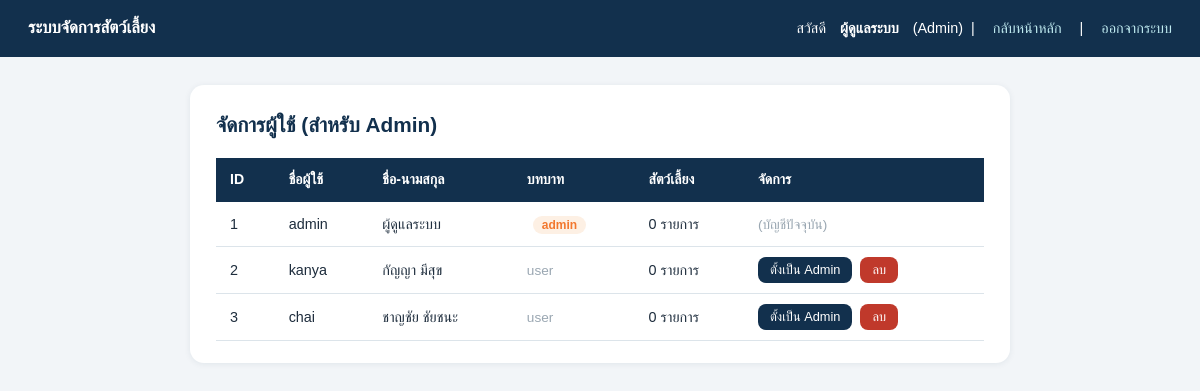
/admin.php (signed in), run on the app's committed database.
### tables this page shows
CREATE TABLE `users` (
    `id` INT AUTO_INCREMENT PRIMARY KEY,
    `username` VARCHAR(50) NOT NULL UNIQUE,
    `password_hash` VARCHAR(255) NOT NULL,
    `full_name` VARCHAR(100) NOT NULL,
    `role` ENUM('user', 'admin') DEFAULT 'user',
    `created_at` TIMESTAMP DEFAULT CURRENT_TIMESTAMP
);

### helpers.php (called while the page is built, shortened)
<?php
function e($str) {
    return htmlspecialchars($str ?? '', ENT_QUOTES, 'UTF-8');
}
function current_user_id() {
    return $_SESSION['user_id'] ?? null;
}

### admin.php (the view, shortened to what this page needs)
<?php
require __DIR__ . '/helpers.php';
require __DIR__ . '/db.php';
$sql = "SELECT users.*, COUNT(pets.id) AS pet_count
        FROM users
        LEFT JOIN pets ON users.id = pets.owner_id
        GROUP BY users.id
        ORDER BY users.id ASC";
$result = $conn->query($sql);
$users = $result->fetch_all(MYSQLI_ASSOC);
?>
<!DOCTYPE html>
<html lang="th">
<head>
<link rel="stylesheet" href="style.css">
</head>
<body>
<div class="navbar">
  <div class="brand">ระบบจัดการสัตว์เลี้ยง</div>
  <div class="user-info">
    สวัสดี <b><?= e($_SESSION['full_name'] ?? '') ?></b> (Admin)
    &nbsp;|&nbsp; <a href="index.php">กลับหน้าหลัก</a>
    &nbsp;|&nbsp; <a href="logout.php">ออกจากระบบ</a>
  </div>
</div>
<div class="container">
  <div class="card">
    <h1>จัดการผู้ใช้ (สำหรับ Admin)</h1>
    <table>
      <thead>
        <tr>
          <th>ID</th>
          <th>ชื่อผู้ใช้</th>
          <th>ชื่อ-นามสกุล</th>
          <th>บทบาท</th>
          <th>สัตว์เลี้ยง</th>
          <th>จัดการ</th>
        </tr>
      </thead>
      <tbody>
        <?php foreach ($users as $u): ?>
        <tr>
          <td><?= (int)$u['id'] ?></td>
          <td><?= e($u['username']) ?></td>
          <td><?= e($u['full_name']) ?></td>
          <td>
            <?php if ($u['role'] === 'admin'): ?>
              <span class="owner-tag" style="background:#FDF0E4; color:var(--orange);">admin</span>
            <?php else: ?>
              <span class="muted">user</span>
            <?php endif; ?>
          </td>
          <td><?= (int)$u['pet_count'] ?> รายการ</td>
          <td>
            <?php if ($u['id'] != current_user_id()): ?>
              <form method="post" style="display:inline-block; max-width:none;">
                <button type="submit" class="btn btn-sm">
                  <?= $u['role'] === 'admin' ? 'ปรับเป็น User' : 'ตั้งเป็น Admin' ?>
                </button>
              </form>
              <form method="post" style="display:inline-block; max-width:none;" onsubmit="return confirm('ยืนยันลบผู้ใช้งานนี้? (ข้อมูลสัตว์เลี้ยงทั้งหมดของผู้ใช้คนนี้จะถูกลบไปด้วย)');">
                <button type="submit" class="btn btn-sm btn-danger">ลบ</button>
              </form>
            <?php else: ?>
              <span class="muted">(บัญชีปัจจุบัน)</span>
            <?php endif; ?>
          </td>
        </tr>
        <?php endforeach; ?>
      </tbody>
    </table>
  </div>
</div>
</body>
</html>

### style.css (style rules this page uses)
:root { --navy:#12304D; --cyan:#0E9BB8; --cyan-d:#0B7C94; --orange:#F2772E; --green:#2EA064; --red:#C0392B; --bg:#F2F5F8; --ink:#1E2D3D; --line:#DCE4EA; }
* { box-sizing:border-box; }
body { font-family:'Prompt','Sarabun',sans-serif; background:var(--bg); color:var(--ink); margin:0; line-height:1.7; }
a { color:var(--cyan-d); text-decoration:none; }
.navbar { background:var(--navy); color:#fff; padding:14px 28px; display:flex; justify-content:space-between; align-items:center; flex-wrap:wrap; gap:10px; }
.navbar .brand { font-weight:700; font-size:1.05rem; }
.navbar .user-info { font-size:.9rem; display:flex; align-items:center; gap:14px; }
.navbar .user-info a { color:#BFEAF0; }
.container { max-width:860px; margin:0 auto; padding:28px 20px 60px; }
.card { background:#fff; border-radius:14px; padding:22px 26px; margin-bottom:22px; box-shadow:0 1px 6px rgba(18,48,77,.08); }
.card h1 { font-size:1.3rem; color:var(--navy); margin:0 0 16px; }
table { width:100%; border-collapse:collapse; }
th { background:var(--navy); color:#fff; padding:10px 14px; text-align:left; font-size:.88rem; }
td { padding:10px 14px; border-bottom:1px solid var(--line); font-size:.9rem; vertical-align:middle; }
.btn { display:inline-block; font-family:inherit; font-size:.85rem; padding:7px 16px; border:none; border-radius:8px; background:var(--navy); color:#fff; cursor:pointer; }
.btn-sm { padding:5px 12px; font-size:.8rem; margin-right:4px; }
.btn-danger { background:var(--red); }
.muted { color:#9AA7B2; font-size:.85rem; }
.owner-tag { background:#E9F7EF; color:var(--green); font-size:.75rem; font-weight:600; padding:2px 9px; border-radius:999px; margin-left:6px; }
form { max-width:440px; }

### data on the page
users: id "1", username "admin", full_name "ผู้ดูแลระบบ", role "admin", pet_count "0", shows "(บัญชีปัจจุบัน)"
users: id "2", username "kanya", full_name "กัญญา มีสุข", role "user", pet_count "0"
users: id "3", username "chai", full_name "ชาญชัย ชัยชนะ", role "user", pet_count "0"

### other printed values
$_SESSION['full_name'] "ผู้ดูแลระบบ"
